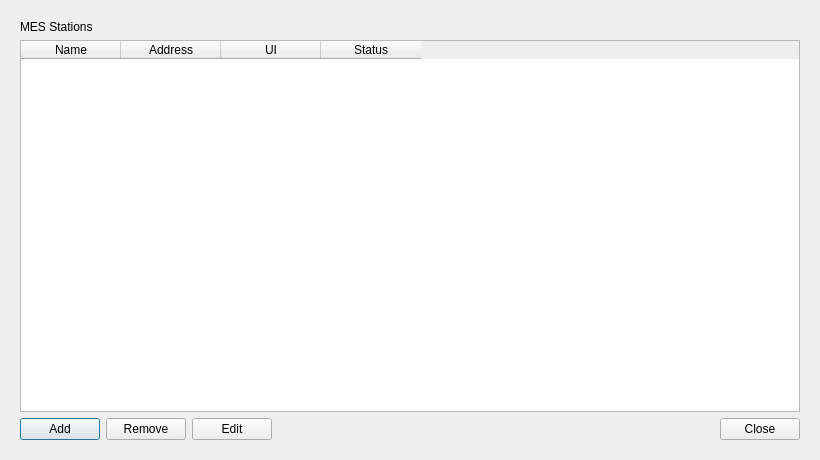
<?xml version="1.0" encoding="UTF-8"?>
<ui version="4.0">
 <class>StationEditor</class>
 <widget class="QDialog" name="StationEditor">
  <property name="geometry">
   <rect>
    <x>0</x>
    <y>0</y>
    <width>820</width>
    <height>460</height>
   </rect>
  </property>
  <property name="windowTitle">
   <string>Station Editor</string>
  </property>
  <layout class="QVBoxLayout" name="verticalLayout">
   <property name="leftMargin">
    <number>20</number>
   </property>
   <property name="topMargin">
    <number>20</number>
   </property>
   <property name="rightMargin">
    <number>20</number>
   </property>
   <property name="bottomMargin">
    <number>20</number>
   </property>
   <item>
    <widget class="QLabel" name="window_title_label">
     <property name="text">
      <string>MES Stations</string>
     </property>
    </widget>
   </item>
   <item>
    <widget class="QTableWidget" name="stations_table">
     <column>
      <property name="text">
       <string>Name</string>
      </property>
     </column>
     <column>
      <property name="text">
       <string>Address</string>
      </property>
     </column>
     <column>
      <property name="text">
       <string>UI</string>
      </property>
     </column>
     <column>
      <property name="text">
       <string>Status</string>
      </property>
     </column>
    </widget>
   </item>
   <item>
    <layout class="QHBoxLayout" name="buttonLayout">
     <item>
      <widget class="QPushButton" name="add_btn">
       <property name="text">
        <string>Add</string>
       </property>
      </widget>
     </item>
     <item>
      <widget class="QPushButton" name="remove_btn">
       <property name="text">
        <string>Remove</string>
       </property>
      </widget>
     </item>
     <item>
      <widget class="QPushButton" name="edit_btn">
       <property name="text">
        <string>Edit</string>
       </property>
      </widget>
     </item>
     <item>
      <spacer name="horizontalSpacer">
       <property name="orientation">
        <enum>Qt::Horizontal</enum>
       </property>
       <property name="sizeHint" stdset="0">
        <size>
         <width>40</width>
         <height>20</height>
        </size>
       </property>
      </spacer>
     </item>
     <item>
      <widget class="QPushButton" name="close_btn">
       <property name="text">
        <string>Close</string>
       </property>
      </widget>
     </item>
    </layout>
   </item>
  </layout>
 </widget>
 <resources/>
 <connections/>
</ui>
